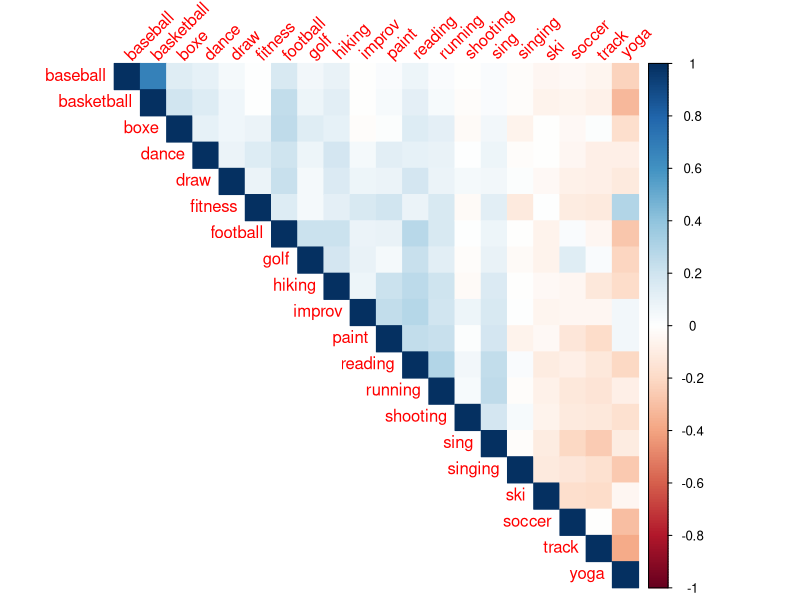

Reproduce this figure in R.
#Load data
setwd("C:\\Users\\Miguel\\Dropbox\\Caltech_2015-2016\\Spring\\EE_145\\discovr_code\\pair_data")
act = read.csv("output_pairs20160425-192014.txt",header=FALSE)
names(act)<-c("activity_1","activity_2","matches")

#normalize
act=act[order(act$activity_1,act$activity_2),]
num_pair=numeric()
for(activity in unique(act$activity_1))
{
  num_pair=append(num_pair,length(which(act$activity_1==activity)))
}
act.counts=act[which(act$activity_1==act$activity_2),]$matches
act.counts=rep(act.counts,num_pair)

act.matrix=as.matrix(as.numeric(act$matches))

act.norm=sweep(act.matrix,1,act.counts,"/")

act$normalized<-act.norm

#only take top 20 activities
act.unique=act[which(act$activity_1==act$activity_2 & is.finite(act$normalized)),]
act.unique.sort=act.unique[order(-act.unique$matches),]
act.short.names=factor(head(act.unique.sort,20)$activity_1)
act.short=act[which(is.element(act$activity_1,act.short.names) & is.element(act$activity_2,act.short.names)),]
act.short$activity_1<-factor(act.short$activity_1)
act.short$activity_2<-factor(act.short$activity_2)

#get desired form
act.corr=xtabs(act.short$normalized ~ act.short$activity_1 + act.short$activity_2, act.short)

#plot
library(corrplot)

M <- cor(act.corr)
corrplot(M,method="color",type="upper",tl.srt=45)
  
